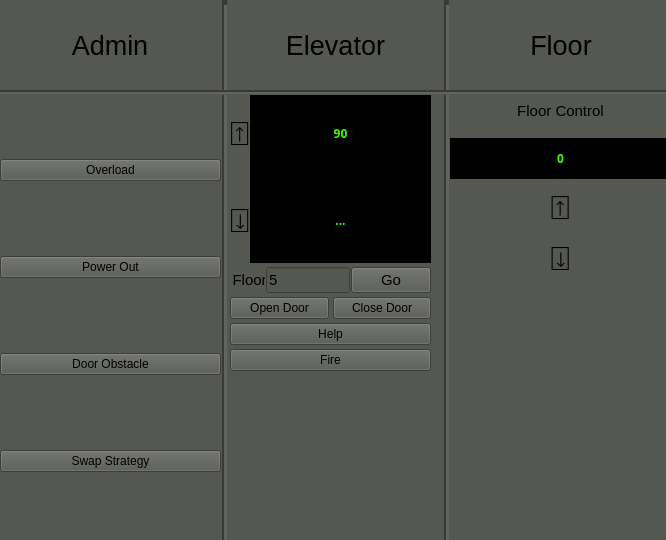
<?xml version="1.0" encoding="UTF-8"?>
<ui version="4.0">
 <class>MainWindow</class>
 <widget class="QMainWindow" name="MainWindow">
  <property name="geometry">
   <rect>
    <x>0</x>
    <y>0</y>
    <width>666</width>
    <height>540</height>
   </rect>
  </property>
  <property name="sizePolicy">
   <sizepolicy hsizetype="Maximum" vsizetype="Maximum">
    <horstretch>0</horstretch>
    <verstretch>0</verstretch>
   </sizepolicy>
  </property>
  <property name="font">
   <font>
    <pointsize>25</pointsize>
   </font>
  </property>
  <property name="mouseTracking">
   <bool>false</bool>
  </property>
  <property name="windowTitle">
   <string>Elevator Simulator</string>
  </property>
  <property name="autoFillBackground">
   <bool>false</bool>
  </property>
  <property name="styleSheet">
   <string notr="true">background-color: rgb(85, 87, 83);</string>
  </property>
  <property name="documentMode">
   <bool>false</bool>
  </property>
  <widget class="QWidget" name="MainWidget">
   <property name="layoutDirection">
    <enum>Qt::LeftToRight</enum>
   </property>
   <widget class="QWidget" name="horizontalLayoutWidget_3">
    <property name="geometry">
     <rect>
      <x>0</x>
      <y>0</y>
      <width>671</width>
      <height>91</height>
     </rect>
    </property>
    <layout class="QHBoxLayout" name="HeaderView">
     <item>
      <widget class="QLabel" name="label">
       <property name="font">
        <font>
         <pointsize>20</pointsize>
        </font>
       </property>
       <property name="styleSheet">
        <string notr="true">color: rgb(0, 0, 0);</string>
       </property>
       <property name="text">
        <string>Admin</string>
       </property>
       <property name="alignment">
        <set>Qt::AlignCenter</set>
       </property>
      </widget>
     </item>
     <item>
      <widget class="QLabel" name="label_2">
       <property name="font">
        <font>
         <pointsize>20</pointsize>
        </font>
       </property>
       <property name="styleSheet">
        <string notr="true">color: rgb(0, 0, 0);</string>
       </property>
       <property name="text">
        <string>Elevator</string>
       </property>
       <property name="alignment">
        <set>Qt::AlignCenter</set>
       </property>
      </widget>
     </item>
     <item>
      <widget class="QLabel" name="label_3">
       <property name="font">
        <font>
         <pointsize>20</pointsize>
        </font>
       </property>
       <property name="styleSheet">
        <string notr="true">color: rgb(0, 0, 0);</string>
       </property>
       <property name="text">
        <string>Floor</string>
       </property>
       <property name="alignment">
        <set>Qt::AlignCenter</set>
       </property>
      </widget>
     </item>
    </layout>
   </widget>
   <widget class="Line" name="Line2">
    <property name="geometry">
     <rect>
      <x>444</x>
      <y>0</y>
      <width>5</width>
      <height>691</height>
     </rect>
    </property>
    <property name="lineWidth">
     <number>5</number>
    </property>
    <property name="orientation">
     <enum>Qt::Vertical</enum>
    </property>
   </widget>
   <widget class="QWidget" name="layoutWidget">
    <property name="geometry">
     <rect>
      <x>450</x>
      <y>90</y>
      <width>221</width>
      <height>191</height>
     </rect>
    </property>
    <layout class="QVBoxLayout" name="FloorControlView">
     <property name="sizeConstraint">
      <enum>QLayout::SetDefaultConstraint</enum>
     </property>
     <property name="leftMargin">
      <number>0</number>
     </property>
     <property name="topMargin">
      <number>0</number>
     </property>
     <property name="rightMargin">
      <number>0</number>
     </property>
     <item>
      <widget class="QLabel" name="floorControlLabel">
       <property name="font">
        <font>
         <pointsize>11</pointsize>
        </font>
       </property>
       <property name="styleSheet">
        <string notr="true">color: rgb(0, 0, 0);</string>
       </property>
       <property name="text">
        <string>Floor Control</string>
       </property>
       <property name="alignment">
        <set>Qt::AlignCenter</set>
       </property>
      </widget>
     </item>
     <item>
      <widget class="QLabel" name="displayPanel_2">
       <property name="font">
        <font>
         <family>Source Code Pro</family>
         <pointsize>9</pointsize>
         <weight>75</weight>
         <bold>true</bold>
        </font>
       </property>
       <property name="layoutDirection">
        <enum>Qt::LeftToRight</enum>
       </property>
       <property name="styleSheet">
        <string notr="true">background-color: rgb(0, 0, 0);
color: rgb(59, 255, 0);</string>
       </property>
       <property name="frameShape">
        <enum>QFrame::Box</enum>
       </property>
       <property name="lineWidth">
        <number>0</number>
       </property>
       <property name="text">
        <string>0</string>
       </property>
       <property name="scaledContents">
        <bool>true</bool>
       </property>
       <property name="alignment">
        <set>Qt::AlignCenter</set>
       </property>
      </widget>
     </item>
     <item>
      <widget class="QPushButton" name="pushButton">
       <property name="font">
        <font>
         <pointsize>25</pointsize>
        </font>
       </property>
       <property name="styleSheet">
        <string notr="true">color: rgb(0, 0, 0);</string>
       </property>
       <property name="text">
        <string>⍐</string>
       </property>
       <property name="iconSize">
        <size>
         <width>0</width>
         <height>0</height>
        </size>
       </property>
       <property name="flat">
        <bool>true</bool>
       </property>
      </widget>
     </item>
     <item>
      <widget class="QPushButton" name="pushButton_2">
       <property name="font">
        <font>
         <pointsize>25</pointsize>
        </font>
       </property>
       <property name="styleSheet">
        <string notr="true">color: rgb(0, 0, 0);</string>
       </property>
       <property name="text">
        <string>⍗</string>
       </property>
       <property name="iconSize">
        <size>
         <width>31</width>
         <height>31</height>
        </size>
       </property>
       <property name="flat">
        <bool>true</bool>
       </property>
      </widget>
     </item>
    </layout>
   </widget>
   <widget class="Line" name="Header">
    <property name="geometry">
     <rect>
      <x>-30</x>
      <y>90</y>
      <width>801</width>
      <height>5</height>
     </rect>
    </property>
    <property name="lineWidth">
     <number>2</number>
    </property>
    <property name="orientation">
     <enum>Qt::Horizontal</enum>
    </property>
   </widget>
   <widget class="Line" name="Line2_2">
    <property name="geometry">
     <rect>
      <x>222</x>
      <y>0</y>
      <width>5</width>
      <height>691</height>
     </rect>
    </property>
    <property name="lineWidth">
     <number>5</number>
    </property>
    <property name="orientation">
     <enum>Qt::Vertical</enum>
    </property>
   </widget>
   <widget class="QWidget" name="verticalLayoutWidget_2">
    <property name="geometry">
     <rect>
      <x>220</x>
      <y>90</y>
      <width>221</width>
      <height>281</height>
     </rect>
    </property>
    <layout class="QVBoxLayout" name="ElevatorControlView">
     <property name="spacing">
      <number>4</number>
     </property>
     <property name="leftMargin">
      <number>10</number>
     </property>
     <property name="topMargin">
      <number>0</number>
     </property>
     <property name="rightMargin">
      <number>10</number>
     </property>
     <property name="bottomMargin">
      <number>0</number>
     </property>
     <item>
      <layout class="QHBoxLayout" name="DisplayIndicatorLayout" stretch="0,1">
       <property name="spacing">
        <number>0</number>
       </property>
       <item>
        <layout class="QVBoxLayout" name="IndicatorLayout">
         <property name="spacing">
          <number>0</number>
         </property>
         <property name="bottomMargin">
          <number>0</number>
         </property>
         <item>
          <widget class="QLabel" name="DpIndicator">
           <property name="font">
            <font>
             <pointsize>25</pointsize>
            </font>
           </property>
           <property name="styleSheet">
            <string notr="true">color: rgb(0, 0, 0);</string>
           </property>
           <property name="text">
            <string>⍐</string>
           </property>
           <property name="alignment">
            <set>Qt::AlignCenter</set>
           </property>
          </widget>
         </item>
         <item>
          <widget class="QLabel" name="downIndicator">
           <property name="font">
            <font>
             <pointsize>25</pointsize>
            </font>
           </property>
           <property name="styleSheet">
            <string notr="true">color: rgb(0, 0, 0);</string>
           </property>
           <property name="text">
            <string>⍗</string>
           </property>
           <property name="textFormat">
            <enum>Qt::AutoText</enum>
           </property>
           <property name="alignment">
            <set>Qt::AlignCenter</set>
           </property>
          </widget>
         </item>
        </layout>
       </item>
       <item>
        <layout class="QVBoxLayout" name="DisplayPanel">
         <item>
          <widget class="QLabel" name="FloorNum">
           <property name="font">
            <font>
             <family>Source Code Pro</family>
             <pointsize>9</pointsize>
             <weight>75</weight>
             <bold>true</bold>
            </font>
           </property>
           <property name="layoutDirection">
            <enum>Qt::LeftToRight</enum>
           </property>
           <property name="styleSheet">
            <string notr="true">background-color: rgb(0, 0, 0);
color: rgb(59, 255, 0);</string>
           </property>
           <property name="frameShape">
            <enum>QFrame::Box</enum>
           </property>
           <property name="lineWidth">
            <number>0</number>
           </property>
           <property name="text">
            <string>90</string>
           </property>
           <property name="scaledContents">
            <bool>true</bool>
           </property>
           <property name="alignment">
            <set>Qt::AlignCenter</set>
           </property>
          </widget>
         </item>
         <item>
          <widget class="QLabel" name="DisplayMessage">
           <property name="font">
            <font>
             <family>Source Code Pro</family>
             <pointsize>9</pointsize>
             <weight>75</weight>
             <bold>true</bold>
            </font>
           </property>
           <property name="layoutDirection">
            <enum>Qt::LeftToRight</enum>
           </property>
           <property name="styleSheet">
            <string notr="true">background-color: rgb(0, 0, 0);
color: rgb(59, 255, 0);</string>
           </property>
           <property name="frameShape">
            <enum>QFrame::Box</enum>
           </property>
           <property name="lineWidth">
            <number>0</number>
           </property>
           <property name="text">
            <string>...</string>
           </property>
           <property name="scaledContents">
            <bool>true</bool>
           </property>
           <property name="alignment">
            <set>Qt::AlignCenter</set>
           </property>
          </widget>
         </item>
        </layout>
       </item>
      </layout>
     </item>
     <item>
      <layout class="QVBoxLayout" name="DestinationSelectionLayout">
       <property name="spacing">
        <number>1</number>
       </property>
       <item>
        <layout class="QHBoxLayout" name="DestinationSelection" stretch="2,0,0">
         <item>
          <widget class="QLabel" name="DestinationLabel">
           <property name="font">
            <font>
             <pointsize>11</pointsize>
            </font>
           </property>
           <property name="styleSheet">
            <string notr="true">color: rgb(0, 0, 0);</string>
           </property>
           <property name="frameShape">
            <enum>QFrame::NoFrame</enum>
           </property>
           <property name="text">
            <string> Floor</string>
           </property>
           <property name="alignment">
            <set>Qt::AlignCenter</set>
           </property>
           <property name="wordWrap">
            <bool>true</bool>
           </property>
          </widget>
         </item>
         <item>
          <widget class="QLineEdit" name="DestinationInput">
           <property name="font">
            <font>
             <pointsize>11</pointsize>
            </font>
           </property>
           <property name="text">
            <string>5</string>
           </property>
          </widget>
         </item>
         <item>
          <widget class="QPushButton" name="DestinationGoButton">
           <property name="font">
            <font>
             <pointsize>11</pointsize>
            </font>
           </property>
           <property name="text">
            <string>Go</string>
           </property>
          </widget>
         </item>
        </layout>
       </item>
      </layout>
     </item>
     <item>
      <layout class="QVBoxLayout" name="verticalLayout">
       <item>
        <layout class="QHBoxLayout" name="horizontalLayout_3">
         <item>
          <widget class="QPushButton" name="SwapStratButton_4">
           <property name="text">
            <string>Open Door</string>
           </property>
          </widget>
         </item>
         <item>
          <widget class="QPushButton" name="SwapStratButton_5">
           <property name="text">
            <string>Close Door</string>
           </property>
          </widget>
         </item>
        </layout>
       </item>
       <item>
        <widget class="QPushButton" name="SwapStratButton_3">
         <property name="text">
          <string>Help</string>
         </property>
        </widget>
       </item>
       <item>
        <widget class="QPushButton" name="SwapStratButton_2">
         <property name="text">
          <string>Fire</string>
         </property>
        </widget>
       </item>
      </layout>
     </item>
    </layout>
   </widget>
   <widget class="QWidget" name="verticalLayoutWidget_3">
    <property name="geometry">
     <rect>
      <x>0</x>
      <y>90</y>
      <width>221</width>
      <height>451</height>
     </rect>
    </property>
    <layout class="QVBoxLayout" name="AdminControlView">
     <item>
      <widget class="QPushButton" name="OverloadButton">
       <property name="text">
        <string>Overload</string>
       </property>
      </widget>
     </item>
     <item>
      <widget class="QPushButton" name="PowerOutButton">
       <property name="text">
        <string>Power Out</string>
       </property>
       <property name="iconSize">
        <size>
         <width>50</width>
         <height>50</height>
        </size>
       </property>
       <property name="autoDefault">
        <bool>false</bool>
       </property>
       <property name="default">
        <bool>false</bool>
       </property>
       <property name="flat">
        <bool>false</bool>
       </property>
      </widget>
     </item>
     <item>
      <widget class="QPushButton" name="DoorObstcButton">
       <property name="text">
        <string>Door Obstacle</string>
       </property>
      </widget>
     </item>
     <item>
      <widget class="QPushButton" name="SwapStratButton">
       <property name="text">
        <string>Swap Strategy</string>
       </property>
      </widget>
     </item>
    </layout>
   </widget>
   <zorder>layoutWidget</zorder>
   <zorder>horizontalLayoutWidget_3</zorder>
   <zorder>verticalLayoutWidget_2</zorder>
   <zorder>verticalLayoutWidget_3</zorder>
   <zorder>Line2</zorder>
   <zorder>Line2_2</zorder>
   <zorder>Header</zorder>
  </widget>
 </widget>
 <resources/>
 <connections/>
</ui>
